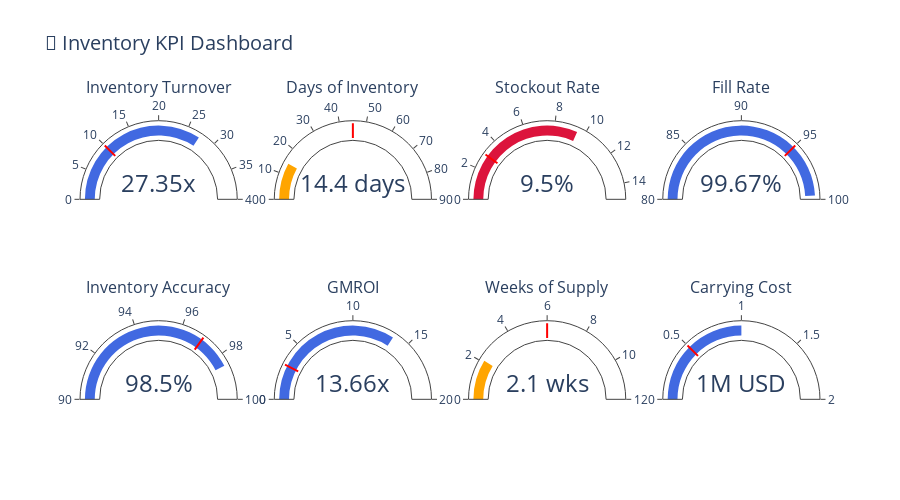

Notebook source saved alongside this figure:
### Markdown cell above
---

## 📈 Executive KPI Summary

Let's start with the big picture. These KPIs tell the health story of our inventory management.

### Code cell
# 🎯 KPI Dashboard - Gauge Charts
fig = make_subplots(
    rows=2, cols=4,
    specs=[[{'type': 'indicator'}]*4, [{'type': 'indicator'}]*4],
    subplot_titles=[
        'Inventory Turnover', 'Days of Inventory', 'Stockout Rate', 'Fill Rate',
        'Inventory Accuracy', 'GMROI', 'Weeks of Supply', 'Carrying Cost'
    ]
)

# Define KPI values and targets
kpi_data = [
    # Row 1
    {'value': 27.35, 'range': [0, 40], 'target': 10, 'title': 'Turnover', 'suffix': 'x'},
    {'value': 14.4, 'range': [0, 90], 'target': 45, 'title': 'DSI', 'suffix': ' days'},
    {'value': 9.5, 'range': [0, 15], 'target': 3, 'title': 'Stockout', 'suffix': '%', 'reverse': True},
    {'value': 99.67, 'range': [80, 100], 'target': 95, 'title': 'Fill Rate', 'suffix': '%'},
    # Row 2
    {'value': 98.5, 'range': [90, 100], 'target': 97, 'title': 'Accuracy', 'suffix': '%'},
    {'value': 13.66, 'range': [0, 20], 'target': 3, 'title': 'GMROI', 'suffix': 'x'},
    {'value': 2.1, 'range': [0, 12], 'target': 6, 'title': 'Weeks Supply', 'suffix': ' wks'},
    {'value': 1.0, 'range': [0, 2], 'target': 0.5, 'title': 'Carrying Cost', 'suffix': 'M USD'},
]

positions = [(1,1), (1,2), (1,3), (1,4), (2,1), (2,2), (2,3), (2,4)]

for i, (kpi, pos) in enumerate(zip(kpi_data, positions)):
    color = 'green' if kpi.get('reverse') else 'royalblue'
    if kpi.get('reverse') and kpi['value'] > kpi['target']:
        color = 'crimson'
    elif not kpi.get('reverse') and kpi['value'] < kpi['target'] * 0.8:
        color = 'orange'
        
    fig.add_trace(
        go.Indicator(
            mode="gauge+number",
            value=kpi['value'],
            number={'suffix': kpi['suffix'], 'font': {'size': 24}},
            gauge={
                'axis': {'range': kpi['range']},
                'bar': {'color': color},
                'threshold': {
                    'line': {'color': 'red', 'width': 2},
                    'thickness': 0.75,
                    'value': kpi['target']
                }
            }
        ),
        row=pos[0], col=pos[1]
    )

fig.update_layout(
    height=500,
    title_text="🎯 Inventory KPI Dashboard",
    title_font_size=20,
    showlegend=False
)
fig.show()

### Figure 1 — Plotly figure (JSON) as saved in the notebook; plotly's stock layout.template omitted (floating-point values rounded to 4 significant figures)
{"data": [{"domain": {"x": [0, 0.2125], "y": [0.625, 1]}, "gauge": {"axis": {"range": [0, 40]}, "bar": {"color": "royalblue"}, "threshold": {"line": {"color": "red", "width": 2}, "thickness": 0.75, "value": 10}}, "mode": "gauge+number", "number": {"font": {"size": 24}, "suffix": "x"}, "type": "indicator", "value": 27.35}, {"domain": {"x": [0.2625, 0.475], "y": [0.625, 1]}, "gauge": {"axis": {"range": [0, 90]}, "bar": {"color": "orange"}, "threshold": {"line": {"color": "red", "width": 2}, "thickness": 0.75, "value": 45}}, "mode": "gauge+number", "number": {"font": {"size": 24}, "suffix": " days"}, "type": "indicator", "value": 14.4}, {"domain": {"x": [0.525, 0.7375], "y": [0.625, 1]}, "gauge": {"axis": {"range": [0, 15]}, "bar": {"color": "crimson"}, "threshold": {"line": {"color": "red", "width": 2}, "thickness": 0.75, "value": 3}}, "mode": "gauge+number", "number": {"font": {"size": 24}, "suffix": "%"}, "type": "indicator", "value": 9.5}, {"domain": {"x": [0.7875, 1], "y": [0.625, 1]}, "gauge": {"axis": {"range": [80, 100]}, "bar": {"color": "royalblue"}, "threshold": {"line": {"color": "red", "width": 2}, "thickness": 0.75, "value": 95}}, "mode": "gauge+number", "number": {"font": {"size": 24}, "suffix": "%"}, "type": "indicator", "value": 99.67}, {"domain": {"x": [0, 0.2125], "y": [0, 0.375]}, "gauge": {"axis": {"range": [90, 100]}, "bar": {"color": "royalblue"}, "threshold": {"line": {"color": "red", "width": 2}, "thickness": 0.75, "value": 97}}, "mode": "gauge+number", "number": {"font": {"size": 24}, "suffix": "%"}, "type": "indicator", "value": 98.5}, {"domain": {"x": [0.2625, 0.475], "y": [0, 0.375]}, "gauge": {"axis": {"range": [0, 20]}, "bar": {"color": "royalblue"}, "threshold": {"line": {"color": "red", "width": 2}, "thickness": 0.75, "value": 3}}, "mode": "gauge+number", "number": {"font": {"size": 24}, "suffix": "x"}, "type": "indicator", "value": 13.66}, {"domain": {"x": [0.525, 0.7375], "y": [0, 0.375]}, "gauge": {"axis": {"range": [0, 12]}, "bar": {"color": "orange"}, "threshold": {"line": {"color": "red", "width": 2}, "thickness": 0.75, "value": 6}}, "mode": "gauge+number", "number": {"font": {"size": 24}, "suffix": " wks"}, "type": "indicator", "value": 2.1}, {"domain": {"x": [0.7875, 1], "y": [0, 0.375]}, "gauge": {"axis": {"range": [0, 2]}, "bar": {"color": "royalblue"}, "threshold": {"line": {"color": "red", "width": 2}, "thickness": 0.75, "value": 0.5}}, "mode": "gauge+number", "number": {"font": {"size": 24}, "suffix": "M USD"}, "type": "indicator", "value": 1}], "layout": {"annotations": [{"font": {"size": 16}, "showarrow": false, "text": "Inventory Turnover", "x": 0.1062, "xanchor": "center", "xref": "paper", "y": 1, "yanchor": "bottom", "yref": "paper"}, {"font": {"size": 16}, "showarrow": false, "text": "Days of Inventory", "x": 0.3688, "xanchor": "center", "xref": "paper", "y": 1, "yanchor": "bottom", "yref": "paper"}, {"font": {"size": 16}, "showarrow": false, "text": "Stockout Rate", "x": 0.6313, "xanchor": "center", "xref": "paper", "y": 1, "yanchor": "bottom", "yref": "paper"}, {"font": {"size": 16}, "showarrow": false, "text": "Fill Rate", "x": 0.8938, "xanchor": "center", "xref": "paper", "y": 1, "yanchor": "bottom", "yref": "paper"}, {"font": {"size": 16}, "showarrow": false, "text": "Inventory Accuracy", "x": 0.1062, "xanchor": "center", "xref": "paper", "y": 0.375, "yanchor": "bottom", "yref": "paper"}, {"font": {"size": 16}, "showarrow": false, "text": "GMROI", "x": 0.3688, "xanchor": "center", "xref": "paper", "y": 0.375, "yanchor": "bottom", "yref": "paper"}, {"font": {"size": 16}, "showarrow": false, "text": "Weeks of Supply", "x": 0.6313, "xanchor": "center", "xref": "paper", "y": 0.375, "yanchor": "bottom", "yref": "paper"}, {"font": {"size": 16}, "showarrow": false, "text": "Carrying Cost", "x": 0.8938, "xanchor": "center", "xref": "paper", "y": 0.375, "yanchor": "bottom", "yref": "paper"}], "height": 500, "showlegend": false, "title": {"font": {"size": 20}, "text": "🎯 Inventory KPI Dashboard"}}}
